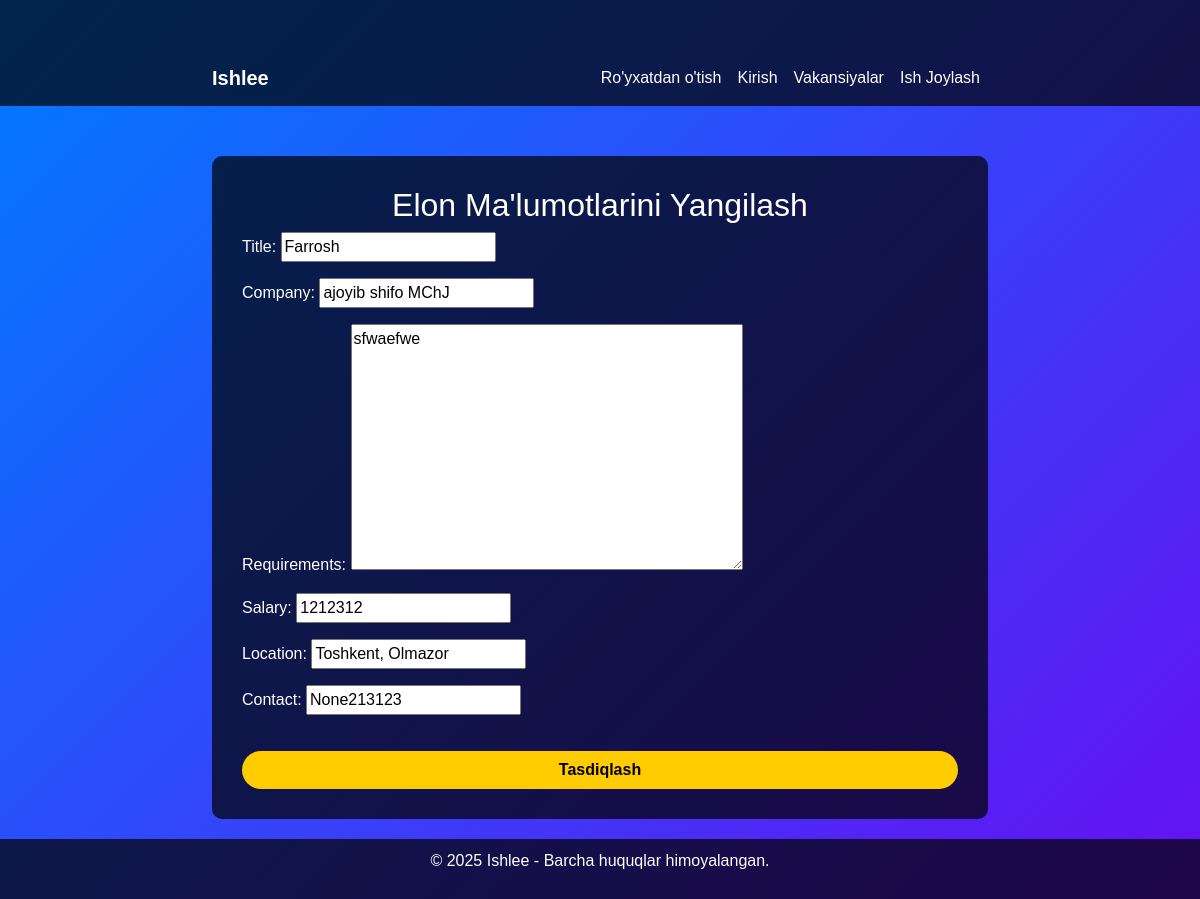
The app's page /vacancy/update/9/ with its own data.
### vacancy/models.py (models this page shows, shortened)
class Vacancy(models.Model):
    title = models.CharField(max_length=300)
    company = models.CharField(max_length=300)
    requirements = models.TextField()
    salary = models.IntegerField()
    location = models.CharField(max_length=200)
    created_at = models.DateTimeField(auto_now_add=True)
    contact = models.CharField(max_length=150, default='None')
    class Meta:
        ordering = ['-created_at']
        verbose_name_plural = 'Vacancies'

### vacancy/views.py (the view, shortened to what this page needs)
# urls.py: path('update/<int:pk>/', VacancyUpdateView.as_view(), name='vacancy_update'),
class VacancyUpdateView(View):
    def get(self, request, pk):
        vacancy = get_object_or_404(Vacancy, id=pk)
        form = VacancyUpdateForm(instance=vacancy)
        context = {
            'vacancy' : vacancy,
            'form' : form
        }
        return render(request, 'vacancy_update.html', context)

### vacancy/forms.py
class VacancyUpdateForm(forms.ModelForm):
    class Meta:
        model = Vacancy
        fields = ['title', 'company', 'requirements', 'salary', 'location', 'contact']

### vacancy/templates/vacancy_update.html (shortened to what this page needs)
<!DOCTYPE html>
<html lang="en">
<head>
    <link href="https://cdn.jsdelivr.net/npm/bootstrap@5.3.0/dist/css/bootstrap.min.css" rel="stylesheet">
</head>
<body>
    <nav class="navbar navbar-expand-lg navbar-dark">
        <div class="container">
            <a class="navbar-brand fw-bold" href="#">Ishlee</a>
            <div class="collapse navbar-collapse" id="navbarNav">
                <ul class="navbar-nav ms-auto">
                    {% if user.is_authenticated %}
                        <li class="nav-item"><a class="nav-link" href="{% url 'users:logout' %}">Chiqish</a></li>
                        <li class="nav-item"><a class="nav-link" href="{% url 'users:user_profile' user.id %}">Profil</a></li>
                    {% else %}
                        <li class="nav-item"><a class="nav-link" href="{% url 'users:register' %}">Ro'yxatdan o'tish</a></li>
                        <li class="nav-item"><a class="nav-link" href="{% url 'users:login' %}">Kirish</a></li>
                    {% endif %}
                    <li class="nav-item"><a class="nav-link" href="{% url 'vacancy:all_vacancies' %}">Vakansiyalar</a></li>
                    <li class="nav-item"><a class="nav-link" href="{% url 'vacancy:create_vacancy' %}">Ish Joylash</a></li>
                </ul>
            </div>
        </div>
    </nav>
    <div class="container">
        <div class="update-form">
            <h2 class="text-center">Elon Ma'lumotlarini Yangilash</h2>
            <form method="post" enctype="multipart/form-data">
                {{ form.as_p }}
                <button type="submit" class="btn btn-custom w-100">Tasdiqlash</button>
            </form>
        </div>
    </div>
    <footer class="text-center">
        <p>&copy; 2025 Ishlee - Barcha huquqlar himoyalangan.</p>
    </footer>
</body>
</html>

### vacancy/templates/vacancy_update.html (style rules this page uses)
body { background: linear-gradient(135deg, #007bff, #6610f2); color: white; font-family: Arial, sans-serif; }
.navbar { background: rgba(0, 0, 0, 0.7); }
.navbar a { color: white !important; }
.container { max-width: 800px; margin-top: 50px; }
.update-form { background: rgba(0, 0, 0, 0.7); padding: 30px; border-radius: 10px; }
.btn-custom { background-color: #ffcc00; color: black; font-weight: bold; border-radius: 25px; margin-top: 20px; }
footer { background: rgba(0, 0, 0, 0.7); padding: 10px; margin-top: 20px; }

### records on screen
Vacancy: title "Farrosh", company "ajoyib shifo MChJ", requirements "sfwaefwe", salary "1212312", location "Toshkent, Olmazor", contact "None213123"
